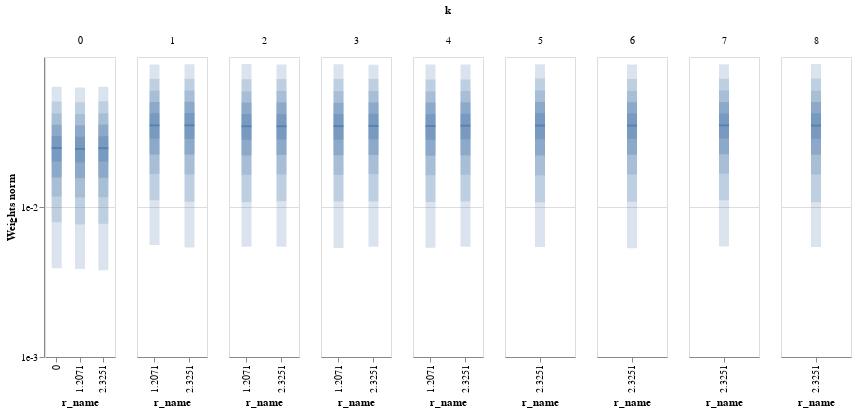

Notebook code for this chart:
### Code cell
base.plot_weights_dist(base.init_weights(100,500),  scale_type='log', wrange=(1e-3,1e-1))

### Figure 1 — Vega-Lite specification as saved in the notebook (floating-point values rounded to 4 significant figures)
{"config": {"view": {"continuousWidth": 400, "continuousHeight": 300}}, "data": {"name": "data-d28ee9bd56036dda3caf043440ca0b3e"}, "facet": {"column": {"field": "k", "type": "quantitative"}}, "spec": {"layer": [{"mark": {"type": "tick", "thickness": 2, "width": 10, "xOffset": 0}, "encoding": {"x": {"field": "r_name", "type": "nominal"}, "y": {"axis": {"format": "e", "values": [0.001, 0.01]}, "field": "median", "scale": {"domain": [0.001, 0.1], "type": "log"}, "title": "Weights norm", "type": "quantitative"}}, "selection": {"selector002": {"type": "interval", "bind": "scales", "encodings": ["y"]}}, "width": 70}, {"mark": {"type": "bar", "opacity": 0.2, "width": 10, "xOffset": 0}, "encoding": {"x": {"field": "r_name", "type": "nominal"}, "y": {"field": "-q0", "title": "", "type": "quantitative"}, "y2": {"field": "q0"}}, "width": 70}, {"mark": {"type": "bar", "opacity": 0.2, "width": 10, "xOffset": 0}, "encoding": {"x": {"field": "r_name", "type": "nominal"}, "y": {"field": "-q1", "title": "", "type": "quantitative"}, "y2": {"field": "q1"}}, "width": 70}, {"mark": {"type": "bar", "opacity": 0.2, "width": 10, "xOffset": 0}, "encoding": {"x": {"field": "r_name", "type": "nominal"}, "y": {"field": "-q2", "title": "", "type": "quantitative"}, "y2": {"field": "q2"}}, "width": 70}, {"mark": {"type": "bar", "opacity": 0.3, "width": 10, "xOffset": 0}, "encoding": {"x": {"field": "r_name", "type": "nominal"}, "y": {"field": "-q3", "title": "", "type": "quantitative"}, "y2": {"field": "q3"}}, "width": 70}, {"mark": {"type": "bar", "opacity": 0.3, "width": 10, "xOffset": 0}, "encoding": {"x": {"field": "r_name", "type": "nominal"}, "y": {"field": "-q4", "title": "", "type": "quantitative"}, "y2": {"field": "q4"}}, "width": 70}]}, "resolve": {"scale": {"x": "independent"}}, "$schema": "https://vega.github.io/schema/vega-lite/v4.17.0.json", "datasets": {"data-d28ee9bd56036dda3caf043440ca0b3e": [{"r_name": 0.0, "k": 0, "r": 0.0, "name": "k=0 r=0.0", "median": 0.0247, "q0": 0.06331, "-q0": 0.003912, "q1": 0.05048, "-q1": 0.007901, "q2": 0.04201, "-q2": 0.01174, "q3": 0.0354, "-q3": 0.01573, "q4": 0.0297, "-q4": 0.02008}, {"r_name": 1.207, "k": 0, "r": 1.207, "name": "k=0 r=1.2071068286895752", "median": 0.02441, "q0": 0.06253, "-q0": 0.003857, "q1": 0.04993, "-q1": 0.007634, "q2": 0.04152, "-q2": 0.01159, "q3": 0.03499, "-q3": 0.01558, "q4": 0.02942, "-q4": 0.0198}, {"r_name": 2.325, "k": 0, "r": 2.325, "name": "k=0 r=2.325140953063965", "median": 0.02466, "q0": 0.06329, "-q0": 0.003789, "q1": 0.05062, "-q1": 0.007727, "q2": 0.04214, "-q2": 0.01163, "q3": 0.03545, "-q3": 0.01564, "q4": 0.02965, "-q4": 0.02006}, {"r_name": 1.207, "k": 1, "r": 1.207, "name": "k=1 r=1.2071068286895752", "median": 0.03501, "q0": 0.08912, "-q0": 0.005574, "q1": 0.07142, "-q1": 0.01111, "q2": 0.05959, "-q2": 0.01661, "q3": 0.05012, "-q3": 0.02237, "q4": 0.04217, "-q4": 0.02853}, {"r_name": 2.325, "k": 1, "r": 2.325, "name": "k=1 r=2.325140953063965", "median": 0.03505, "q0": 0.08945, "-q0": 0.005367, "q1": 0.07167, "-q1": 0.01084, "q2": 0.05971, "-q2": 0.01653, "q3": 0.05029, "-q3": 0.02237, "q4": 0.04234, "-q4": 0.02847}, {"r_name": 1.207, "k": 2, "r": 1.207, "name": "k=2 r=1.2071068286895752", "median": 0.03455, "q0": 0.08971, "-q0": 0.005442, "q1": 0.07111, "-q1": 0.01074, "q2": 0.05896, "-q2": 0.01637, "q3": 0.04967, "-q3": 0.02203, "q4": 0.04166, "-q4": 0.02808}, {"r_name": 2.325, "k": 2, "r": 2.325, "name": "k=2 r=2.325140953063965", "median": 0.03456, "q0": 0.089, "-q0": 0.005441, "q1": 0.07124, "-q1": 0.01092, "q2": 0.05937, "-q2": 0.01649, "q3": 0.04983, "-q3": 0.02224, "q4": 0.04161, "-q4": 0.02819}, {"r_name": 1.207, "k": 3, "r": 1.207, "name": "k=3 r=1.2071068286895752", "median": 0.0346, "q0": 0.08932, "-q0": 0.005339, "q1": 0.07128, "-q1": 0.01088, "q2": 0.05917, "-q2": 0.0164, "q3": 0.04954, "-q3": 0.02211, "q4": 0.04171, "-q4": 0.0281}, {"r_name": 2.325, "k": 3, "r": 2.325, "name": "k=3 r=2.325140953063965", "median": 0.03472, "q0": 0.08895, "-q0": 0.005424, "q1": 0.07143, "-q1": 0.01089, "q2": 0.0592, "-q2": 0.01656, "q3": 0.04981, "-q3": 0.02221, "q4": 0.04181, "-q4": 0.02831}, {"r_name": 1.207, "k": 4, "r": 1.207, "name": "k=4 r=1.2071068286895752", "median": 0.03468, "q0": 0.08914, "-q0": 0.00536, "q1": 0.07079, "-q1": 0.01079, "q2": 0.05897, "-q2": 0.01629, "q3": 0.04977, "-q3": 0.02197, "q4": 0.04159, "-q4": 0.0281}, {"r_name": 2.325, "k": 4, "r": 2.325, "name": "k=4 r=2.325140953063965", "median": 0.03483, "q0": 0.08911, "-q0": 0.005423, "q1": 0.07086, "-q1": 0.01089, "q2": 0.05925, "-q2": 0.01639, "q3": 0.0499, "-q3": 0.02212, "q4": 0.0418, "-q4": 0.02829}, {"r_name": 2.325, "k": 5, "r": 2.325, "name": "k=5 r=2.325140953063965", "median": 0.03491, "q0": 0.08946, "-q0": 0.005415, "q1": 0.07176, "-q1": 0.01075, "q2": 0.05976, "-q2": 0.01631, "q3": 0.05018, "-q3": 0.02209, "q4": 0.04222, "-q4": 0.02831}, {"r_name": 2.325, "k": 6, "r": 2.325, "name": "k=6 r=2.325140953063965", "median": 0.03493, "q0": 0.08896, "-q0": 0.0053, "q1": 0.07139, "-q1": 0.01083, "q2": 0.05935, "-q2": 0.01645, "q3": 0.05004, "-q3": 0.02229, "q4": 0.04205, "-q4": 0.02845}, {"r_name": 2.325, "k": 7, "r": 2.325, "name": "k=7 r=2.325140953063965", "median": 0.03505, "q0": 0.08957, "-q0": 0.00546, "q1": 0.07151, "-q1": 0.01111, "q2": 0.05976, "-q2": 0.01669, "q3": 0.05006, "-q3": 0.02249, "q4": 0.0421, "-q4": 0.0286}, {"r_name": 2.325, "k": 8, "r": 2.325, "name": "k=8 r=2.325140953063965", "median": 0.03495, "q0": 0.08972, "-q0": 0.005414, "q1": 0.07189, "-q1": 0.01074, "q2": 0.05954, "-q2": 0.01648, "q3": 0.05005, "-q3": 0.02232, "q4": 0.04221, "-q4": 0.02847}]}}
